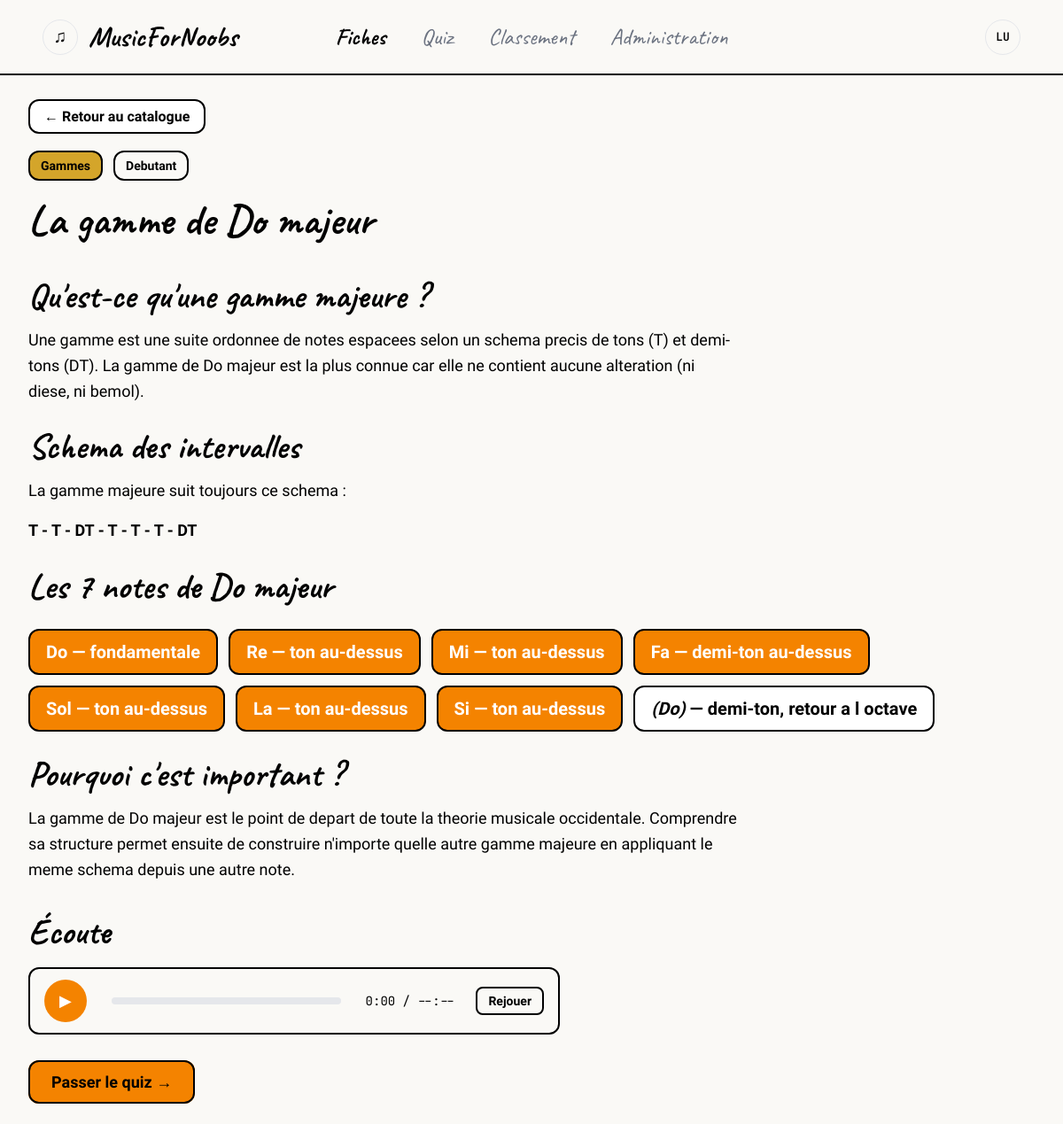
/index.php?view=fiche_read&slug=gamme-do-majeur (signed in), run on the app's committed database.
### tables this page shows
CREATE TABLE fiches (
    id              INT             AUTO_INCREMENT PRIMARY KEY,
    titre           VARCHAR(150)    NOT NULL,
    slug            VARCHAR(150)    NOT NULL UNIQUE,
    id_categorie    INT             NOT NULL,
    niveau          ENUM('Debutant', 'Intermediaire', 'Avance') NOT NULL,
    contenu         TEXT            NOT NULL,
    chemin_audio    VARCHAR(255)    DEFAULT NULL,
    date_creation   DATETIME        NOT NULL DEFAULT CURRENT_TIMESTAMP,
    FOREIGN KEY (id_categorie) REFERENCES categories(id)
);

CREATE TABLE categories (
    id      INT             AUTO_INCREMENT PRIMARY KEY,
    nom     VARCHAR(50)     NOT NULL UNIQUE,
    couleur VARCHAR(7)      NOT NULL
);

### templates/fiche_read.php (the view, shortened to what the rows shown need)
<?php
$slug = valider("slug", "GET");
$fiche = getFicheParSlug($slug);
?>
<div class="container">
    <div class="fiche-action-retour">
        <a href="index.php?view=fiches" class="btn-custom btn-white">
        </a>
    </div>
    <div class="fiche-badges-container">
        <span class="badge badge--thick" style="background-color: <?= htmlspecialchars($fiche['couleur']) ?>;">
            <?= htmlspecialchars($fiche['categorie']) ?>
        </span>
        <span class="badge badge--thick">
            <?= htmlspecialchars($fiche['niveau']) ?>
        </span>
    </div>
    <h1 class="fiche-titre-principal">
        <?= htmlspecialchars($fiche['titre']) ?>
    </h1>
    <div class="fiche-texte-contenu">
        <?= fichesMarkdownToHtml($fiche['contenu']) ?>
    </div>
    <?php if (!empty($fiche['chemin_audio'])): ?>
        <div class="fiche-section-audio">
            <h2>Écoute</h2>
            <div class="audio-player fiche-audio-custom">
            </div>
        </div>
    <?php endif; ?>
    <div class="fiche-action-quiz">
        <a href="index.php?view=quiz_play&slug=<?= htmlspecialchars($fiche['slug']) ?>" class="btn-custom btn-orange">
        </a>
    </div>
</div>

### libs/maLibUtils.php (shortened to what the rows shown need)
<?php
require_once("libs/Parsedown.php");
function valider($nom, $type = "REQUEST")
{
    switch ($type) {
        case 'GET':
            if (isset($_GET[$nom]) && !($_GET[$nom] == ""))
                return $_GET[$nom];
            break;
        case 'SESSION':
            if (isset($_SESSION[$nom]) && !($_SESSION[$nom] == ""))
                return $_SESSION[$nom];
            break;
    }
    return false;
}
function proteger($str)
{
	if (is_array($str))
	{
		$nextTab = array();
		foreach($str as $cle => $val)
		{
			$nextTab[$cle] = addslashes($val);
		}
		return $nextTab;
	}
	else
		return addslashes ($str);
}
function fichesMarkdownToHtml($texte) {
    $parsedown = new Parsedown();
    $parsedown->setSafeMode(true);
    $html = $parsedown->text($texte);
    $html = str_replace('<ul>', '<ul class="liste-mots-flex">', $html);
    $html = str_replace('<li>', '<li class="mot-box">', $html);
    $html = str_replace('<li class="mot-box"><strong>', '<li class="mot-box active">', $html);
    $html = str_replace('</strong></li>', '</li>', $html);
    return $html;
}
?>

### data on the page
fiches: id_categorie.nom "Gammes", niveau "Debutant", titre "La gamme de Do majeur", contenu "Qu'est-ce qu'une gamme majeure ? Une gamme est une suite ordonnee de notes espacees selon un schema precis de tons (T) et demi-tons (DT). La gamme de Do majeur est la plus connue car elle ne contient aucune alteration (ni diese, ni bemol). Schema des intervalles La gamme majeure suit toujours ce schema : T - T - DT - T - T - T - DT Les 7 notes de Do majeur Do — fondamentale Re — ton au-dessus Mi — ton au-dessus Fa — demi-ton au-dessus Sol — ton au-dessus La — ton au-dessus Si — ton au-dessus (Do) — demi-ton, retour a l octave Pourquoi c'est important ? La gamme de Do majeur est le point de depart de toute la theorie musicale occidentale. Comprendre sa structure permet ensuite de construire…"

### other printed values
$initiales "LU"
